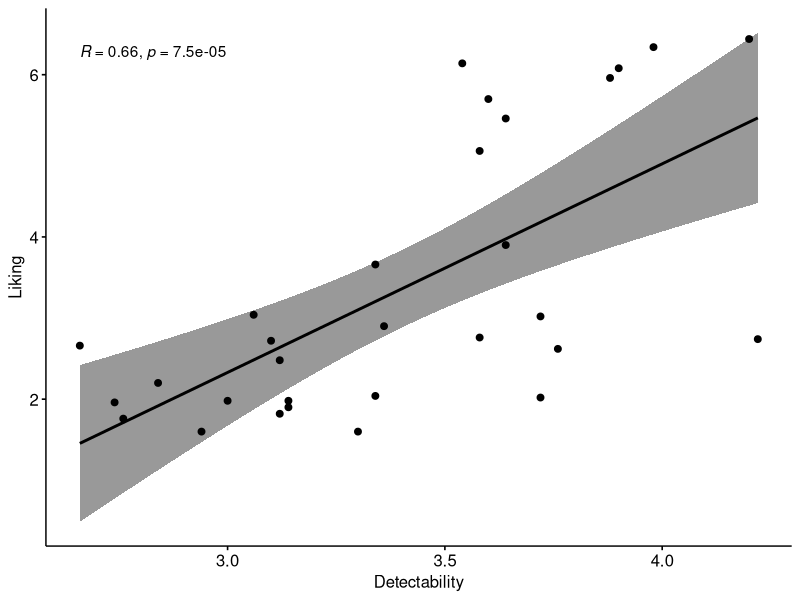

Source code (R):
# open the necessary libraries
library(tidyverse)
library(ggpubr)

# read in the csv results
data <- read_csv2("GiveMeGestalt_filtered_results.csv")

# transform the data into the needed format
data_temp <- as_tibble(data) %>% mutate(response = as.integer(response))
data_temp

x <- filter(data_temp, trial_name == 'rating_scale_like') %>% 
  select(c('response', 'picture_nr'))%>% 
  group_by(picture_nr) %>% 
  summarise(response = mean(response))
x
y <- filter(data_temp, trial_name == 'rating_scale_object') %>% 
  select(c('response', 'picture_nr')) %>% 
  group_by(picture_nr) %>% 
  summarise(response = mean(response))
y

data_formatted <- merge(x,y, by = 'picture_nr')
data_formatted

# Pearson correlation and scatterplot with regression line 
ggscatter(data_formatted, x = "response.x", y = "response.y", 
          add = "reg.line", conf.int = TRUE, 
          cor.coef = TRUE, cor.method = "pearson",
          xlab = "Detectability", ylab = "Liking")

res <- cor.test(data_formatted$response.x, data_formatted$response.y, 
                method = "pearson")
res

#extract the p.value
res$p.value

#extract the correlation coefficient
res$estimate

#the amount of variance explained
res$estimate^2
